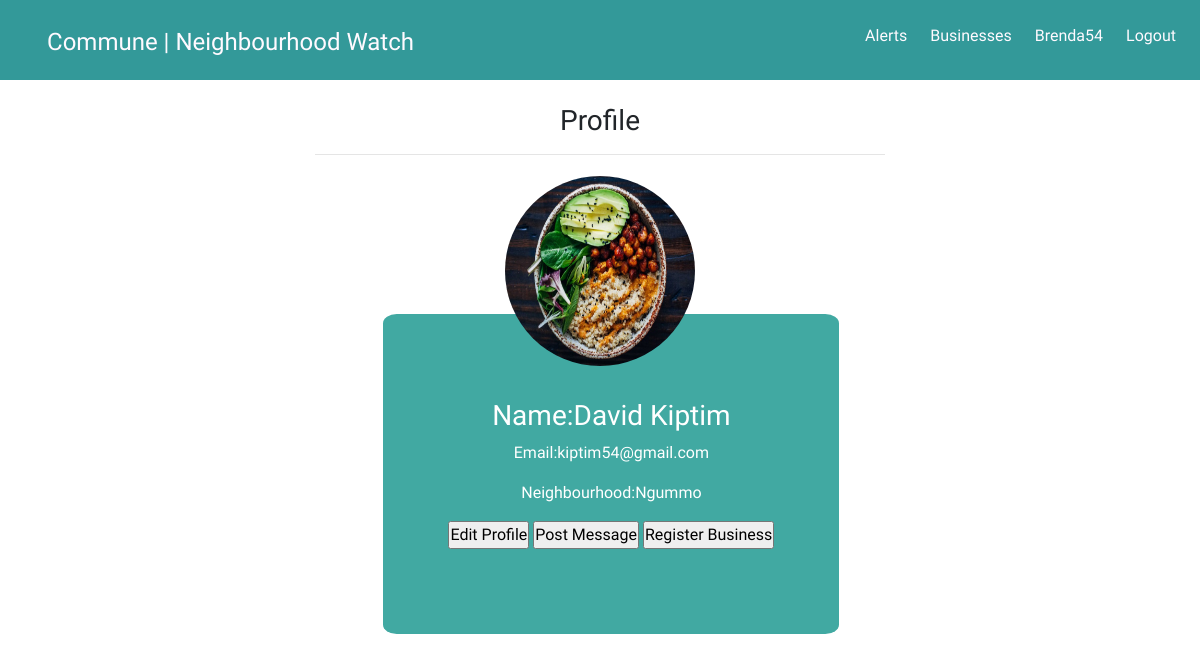
/profile (signed in), run on an earlier commit of the app's database.
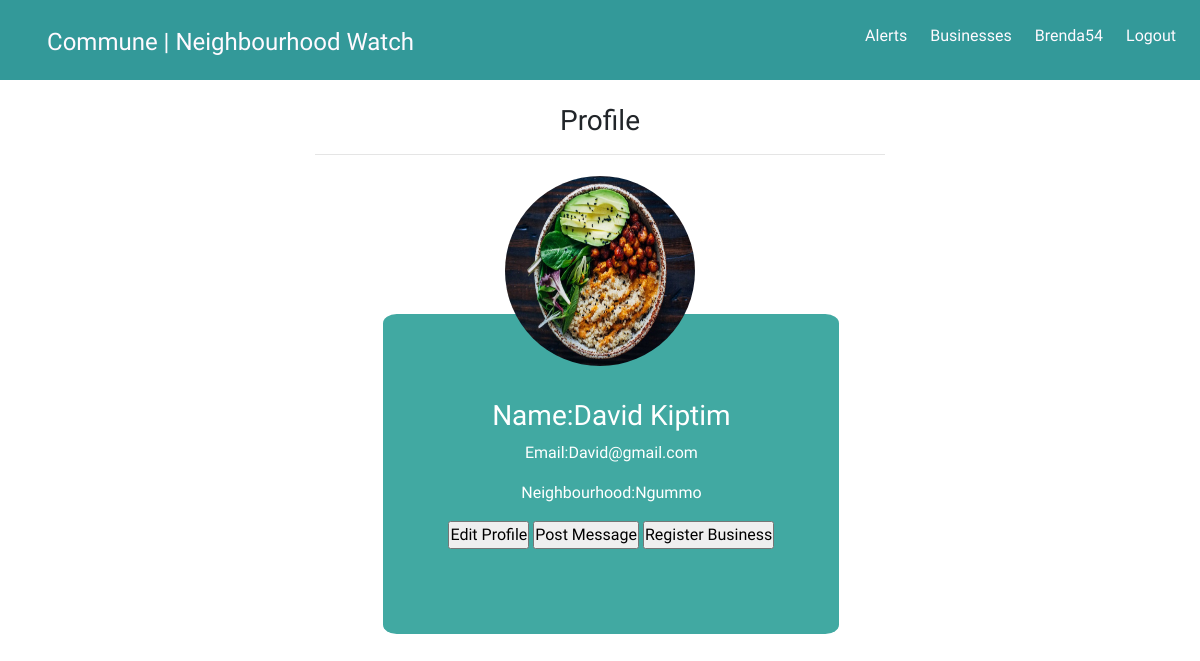
And on a later commit of the database.
### communeapp/models.py (models this page shows, shortened)
class Profile(models.Model):
    name=models.CharField(max_length=50)
    profile_image = models.ImageField(upload_to = 'articles/')
    user=models.OneToOneField(User, on_delete=models.CASCADE)
    neighbourhood=models.ForeignKey(Neighbourhood, null=True)
    email=models.CharField(max_length=100)
    email_confirmed=models.BooleanField(default=False)

class Neighbourhood(models.Model):
    neighbourhood_name=models.CharField(max_length=250)
    location=models.CharField(max_length=200)
    occupation_count=models.IntegerField()
    def __str__(self):
        return self.neighbourhood_name

### communeapp/views.py (the view)
# urls.py: url(r'profile$', views.view_profile, name='view_profile'),
def view_profile(request):
    title="Commune | Profile "
    current_user=request.user
    if not Profile.objects.filter(user=current_user).exists():
        return redirect('createprofile')
    else:
        profile=Profile.objects.filter(user=current_user)
    return render(request, 'views/profile.html', {"profile":profile, "title":title })

### communeapp/templates/views/profile.html (shortened to what this page needs)
{% extends 'views/base.html' %}
{% load bootstrap3  %}
{% load static %}
{% block content %}
{% if profile %}
{% for prof in profile %}
<div class="container-fluid">
    <div class="row">
        <div class="col-md-6 offset-md-3 text-center">
            <div id="profilepage">
                <h3>Profile</h3>
                <hr>
                <img id="profileimage" src="{{prof.profile_image.url}}" class="img-responsive" alt="">
                <div class="profilecontent">
                        <h3>Name:{{prof.name}}</h3>
                        <p>Email:{{prof.email}}</p>
                        <p>Neighbourhood:{{prof.neighbourhood}}</p>
                        <div class="formsprofile">
                                <form action="{% url 'createprofile' %}" method="post">
                                    <input type="submit" value="Edit Profile">
                                </form>
                                <form action="{% url 'send_message' %}" method="post">
                                    <input type="submit" value="Post Message">
                                </form>
                                <form action="{% url 'create_business' %}" method="post">
                                        <input type="submit" value="Register Business">
                                    </form>
                        </div>
                </div>
            </div>
        </div>
    </div>
</div>
{% endfor %}
{% else %}
<p>You do not have a profile, create one  <a id="linkhere" href="{% url 'createprofile' %}">here:
   </a>
</p>
{% endif %}
{% endblock %}

### communeapp/templates/views/base.html (shortened to what this page needs)
<!DOCTYPE html>
<html lang="en">
<head>
    <link rel="stylesheet" href="https://maxcdn.bootstrapcdn.com/bootstrap/4.0.0/css/bootstrap.min.css">
    {% load static%}
</head>
<body>
    {% include 'navbar.html' %}
    {% block content %}
    {%endblock%}
</body>
</html>

### communeapp/templates/navbar.html (shortened to what this page needs)
<!DOCTYPE html>
<html lang="en">
<head>
    {% load static %}
    <link rel="stylesheet" href="{% static 'css/base.css' %}">
</head>
<body>
              <nav>
                <ul id="navnav">
                  <li id="brand"><a href="{% url 'landingpage'%}">Commune | Neighbourhood Watch</a></li>
                  {% if user.is_authenticated %}
                  <li id="bodynav"><a href="{% url 'logout'%}">Logout</a></li>
                  {%else%}
                  <li id="bodynav"><a href="{% url 'login'%}">Login</a></li>
                  {% endif %}
                  <li id="bodynav"><a href="{% url 'view_profile'%}">{{user.username}}</a></li>
                  <li id="bodynav"><a href="{% url 'view_businesses'%}">Businesses</a></li>
                  <li id="bodynav"><a href="{% url 'view_messages'%}">Alerts</a></li>
                </ul>
              </nav>
</body>
</html>

### static/css/base.css (style rules this page uses)
* { margin:0; padding:0px; padding-right:0px; padding-left:0px; font-family: 'Andika', sans-serif; }
body, .container-fluid, .row, .col-xs-12 { margin:0; padding:0px; padding-right:0px; padding-left:0px; margin-top: 0px; margin-right:0px; position: relative; }
#profileimage { height: 200px; width: 200px; padding: 5px; text-align: center; border-radius: 50%; display: inline-block; }
.profilecontent { background:#41A9A2; bottom:20%; margin-left:12%; width:80%; color:white; height:40vh; padding-top:15%; margin-top:-10%; border-radius:3%; }
img { margin-top:0; }
nav { margin:0; padding:0px; height:10vh; background:white; background-attachment: fixed; margin-bottom:2%; }
nav ul { padding:2%; }
nav li { list-style-type: none; display: inline-block; margin-left:2%; }
nav #bodynav { float:right; }
nav #brand { float:left; font-size:150%; margin-bottom:3px; }
a, a:hover { color:#41A9A2; }
.formsprofile form { display: inline-block; color:pink; }

What changed in the data, as far as the page shows it:
changed Profile "David Kiptim": email "kiptim54@gmail.com" → "David@gmail.com"
